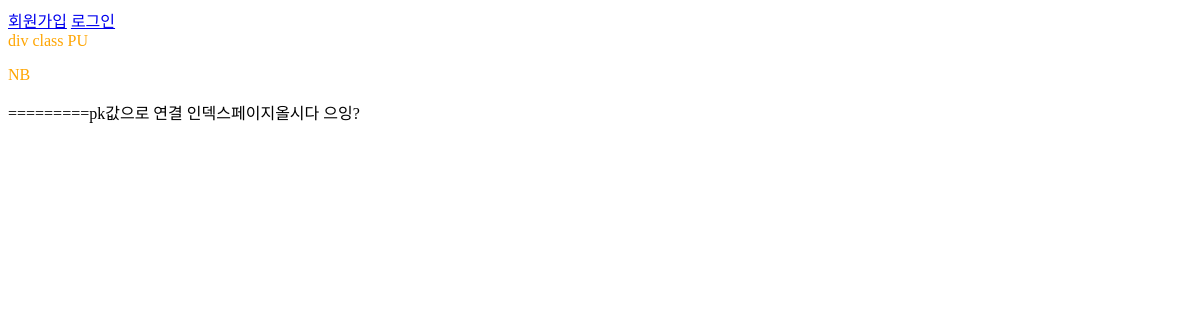
The app's page /, older data.
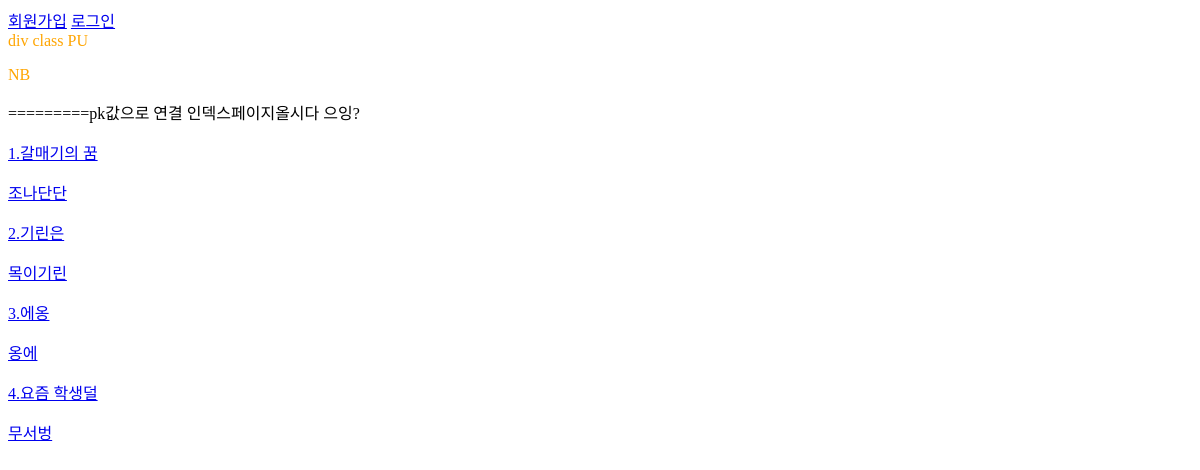
The same page, newer data.
### first/models.py (models this page shows, shortened)
class Publist(models.Model):
    title = models.CharField(max_length=100)
    number = models.CharField(max_length=100)

### first/views.py (the view)
# urls.py: path('',index ,name='index'),
def index(request):
    a = Publist.objects.all()
    return render(request,'index.html',{'a':a})

### first/templates/index.html (shortened to what this page needs)
{% load static %}
<!DOCTYPE html>
<html lang="en">
<head>
    <link rel="stylesheet" type="text/css" href="{% static 'css/index.css' %}">
</head>
<body>
    {%if user.is_authenticated%}
        {{user.username}}님이 접속하셨습니다.
        <a href="{%url 'logout' %}">로그아웃</a>
    {%else%}
    <a href="{%url 'sign_up'%}">회원가입</a>
    <a href="{%url 'login'%}">로그인</a>
    {%endif%}
    <header>
        div class
        <h> PU </p>
        <p> NB </p>
    </header>
=========pk값으로 연결
인덱스페이지올시다
    으잉?
    {% for mypub in a %}
    <a href="{% url 'pub' mypub.id %}">
        <div class="pub_list">
            <p>{{mypub.id}}.{{mypub.title}}</p>
            <p>{{mypub.number}}</p>
        </div>
    </a>
    {% endfor %}
</body>
</html>

### first/static/css/index.css (style rules this page uses)
header { color: orange; }

Row changes from the older to the newer data that the page shows:
added Publist: id "1", title "갈매기의 꿈", number "조나단단"
added Publist: id "2", title "기린은", number "목이기린"
added Publist: id "3", title "에옹", number "옹에"
added Publist: id "4", title "요즘 학생덜", number "무서벙"
